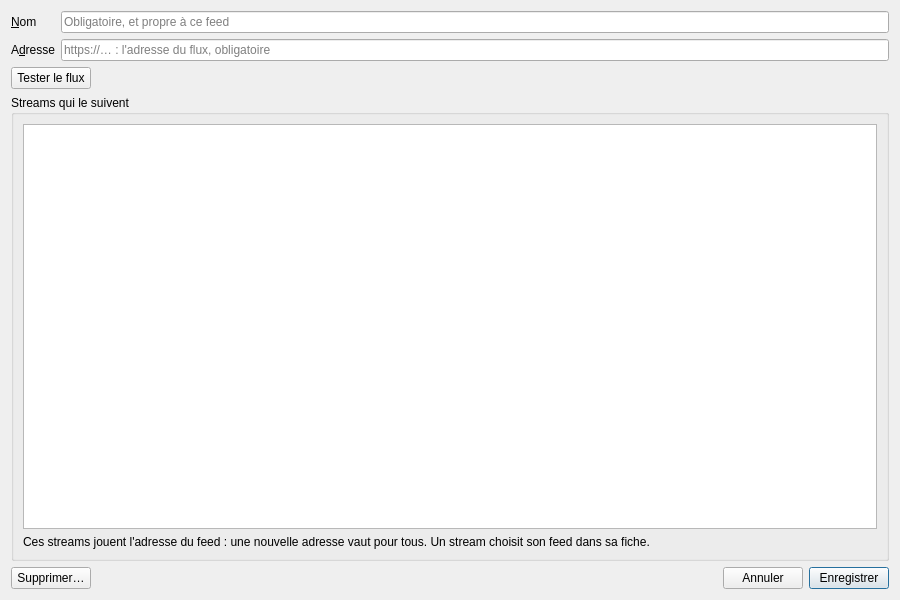
<?xml version="1.0" encoding="UTF-8"?>
<ui version="4.0">
 <class>FicheFeed</class>
 <widget class="QWidget" name="FicheFeed">
  <property name="geometry">
   <rect>
    <x>0</x>
    <y>0</y>
    <width>900</width>
    <height>600</height>
   </rect>
  </property>
  <layout class="QVBoxLayout" name="disposition" stretch="0,0,1,0">
   <item>
    <layout class="QFormLayout" name="formulaire">
     <item row="0" column="0">
      <widget class="QLabel" name="etiquette_nom">
       <property name="text">
        <string>&amp;Nom</string>
       </property>
       <property name="buddy">
        <cstring>nom</cstring>
       </property>
      </widget>
     </item>
     <item row="0" column="1">
      <widget class="QLineEdit" name="nom">
       <property name="maxLength">
        <number>255</number>
       </property>
       <property name="placeholderText">
        <string>Obligatoire, et propre à ce feed</string>
       </property>
      </widget>
     </item>
     <item row="1" column="0">
      <widget class="QLabel" name="etiquette_url">
       <property name="text">
        <string>A&amp;dresse</string>
       </property>
       <property name="buddy">
        <cstring>url</cstring>
       </property>
      </widget>
     </item>
     <item row="1" column="1">
      <widget class="QLineEdit" name="url">
       <property name="placeholderText">
        <string>https://… : l'adresse du flux, obligatoire</string>
       </property>
      </widget>
     </item>
    </layout>
   </item>
   <item>
    <layout class="QHBoxLayout" name="essai" stretch="0,1">
     <item>
      <widget class="QPushButton" name="tester">
       <property name="text">
        <string>Tester le flux</string>
       </property>
      </widget>
     </item>
     <item>
      <widget class="QLabel" name="resultat_essai">
       <property name="wordWrap">
        <bool>true</bool>
       </property>
      </widget>
     </item>
    </layout>
   </item>
   <item>
    <widget class="QGroupBox" name="groupe_streams">
     <property name="title">
      <string>Streams qui le suivent</string>
     </property>
     <layout class="QVBoxLayout" name="disposition_streams">
      <item>
       <widget class="QListWidget" name="streams">
        <property name="alternatingRowColors">
         <bool>true</bool>
        </property>
       </widget>
      </item>
      <item>
       <widget class="QLabel" name="explication_streams">
        <property name="text">
         <string>Ces streams jouent l'adresse du feed : une nouvelle adresse vaut pour tous. Un stream choisit son feed dans sa fiche.</string>
        </property>
        <property name="wordWrap">
         <bool>true</bool>
        </property>
       </widget>
      </item>
     </layout>
    </widget>
   </item>
   <item>
    <layout class="QHBoxLayout" name="pied" stretch="0,1,0,0">
     <item>
      <widget class="QPushButton" name="supprimer">
       <property name="text">
        <string>Supprimer…</string>
       </property>
       <property name="toolTip">
        <string>Supprime l'élément de la base, après confirmation ; aucun fichier n'est touché.</string>
       </property>
      </widget>
     </item>
     <item>
      <widget class="QLabel" name="message">
       <property name="wordWrap">
        <bool>true</bool>
       </property>
      </widget>
     </item>
     <item>
      <widget class="QPushButton" name="annuler">
       <property name="text">
        <string>Annuler</string>
       </property>
      </widget>
     </item>
     <item>
      <widget class="QPushButton" name="enregistrer">
       <property name="text">
        <string>Enregistrer</string>
       </property>
       <property name="default">
        <bool>true</bool>
       </property>
      </widget>
     </item>
    </layout>
   </item>
  </layout>
 </widget>
 <resources />
 <connections />
</ui>
